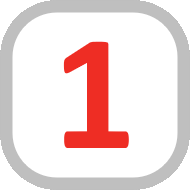
#> input picture MesureAmpouleADecanter_Scanner/MesureAmpouleADecanter_ScannerFibre/Images/1.png, 190 x 190 px; its folder holds only this picture in this run
$ python main_02.py
#> lines starting #> are read from the running program, lines starting #| are printed output that depends on the picture
import cv2
import numpy as np
import matplotlib.pyplot as plt
from scipy.signal import savgol_filter
from scipy.ndimage import gaussian_filter1d
from scipy.interpolate import UnivariateSpline
import os
from pathlib import Path


def lisser_courbe(hauteurs, methode='savitzky_golay', **kwargs):
    """
    Lisse la courbe de décantation.

    Args:
        hauteurs: Array des hauteurs à lisser
        methode: Type de lissage ('savitzky_golay', 'gaussian', 'moyenne_mobile', 'spline')
        **kwargs: Paramètres spécifiques à chaque méthode

    Returns:
        hauteurs_lissees: Array des hauteurs lissées
    """

    if methode == 'savitzky_golay':
        window_length = kwargs.get('window_length', 11)
        polyorder = kwargs.get('polyorder', 3)

        if window_length % 2 == 0:
            window_length += 1
        window_length = min(window_length, len(hauteurs) - 1)
        if window_length % 2 == 0:
            window_length -= 1

        return savgol_filter(hauteurs, window_length, polyorder)

    elif methode == 'gaussian':
        sigma = kwargs.get('sigma', 2)
        return gaussian_filter1d(hauteurs, sigma)

    elif methode == 'moyenne_mobile':
        window_size = kwargs.get('window_size', 5)
        return np.convolve(hauteurs, np.ones(window_size) / window_size, mode='same')

    elif methode == 'spline':
        s = kwargs.get('s', len(hauteurs))
        k = kwargs.get('k', 3)
        x = np.arange(len(hauteurs))
        spline = UnivariateSpline(x, hauteurs, s=s, k=k)
        return spline(x)

    else:
        raise ValueError(f"Méthode '{methode}' non reconnue")


def extraire_courbe_decantation(chemin_image, nb_points=30, seuil_detection=0.7, sens='haut_vers_bas',
                                lisser=True, methode_lissage='savitzky_golay', verbose=False, **kwargs_lissage):
    """
    Extrait la courbe de décantation d'une image temporelle.

    Args:
        chemin_image: Chemin vers l'image
        nb_points: Nombre de points à extraire (défaut: 30)
        seuil_detection: Seuil pour détecter le front (0-1, défaut: 0.7)
        sens: Direction de parcours ('haut_vers_bas' ou 'bas_vers_haut')
        lisser: Appliquer un lissage (défaut: True)
        methode_lissage: Méthode de lissage à utiliser
        verbose: Afficher les informations de debug
        **kwargs_lissage: Paramètres pour la méthode de lissage

    Returns:
        temps: Array des positions temporelles (en pixels)
        hauteurs: Array des hauteurs du front (en pixels)
        hauteurs_lissees: Array des hauteurs lissées (si lisser=True)
    """
    img = cv2.imread(chemin_image, cv2.IMREAD_GRAYSCALE)

    if img is None:
        raise ValueError(f"Impossible de charger l'image: {chemin_image}")

    hauteur, largeur = img.shape
    nb_points = largeur
    img_norm = img.astype(float) / 255.0

    if verbose:
        print(f"Image shape: {img.shape}")
        print(
            f"Valeurs normalisées - Min: {img_norm.min():.3f}, Max: {img_norm.max():.3f}, Mean: {img_norm.mean():.3f}")

    pas = max(1, largeur // nb_points)
    temps = []
    hauteurs = []

    for x in range(0, largeur, pas):
        colonne_norm = img_norm[:, x]

        if sens == 'haut_vers_bas':
            idx_front = None
            for y in range(hauteur):
                if colonne_norm[y] < seuil_detection:
                    idx_front = y
                    break
            if idx_front is None:
                idx_front = hauteur - 1

        elif sens == 'bas_vers_haut':
            idx_front = None
            for y in range(hauteur - 1, -1, -1):
                if colonne_norm[y] < seuil_detection:
                    idx_front = y
                    break
            if idx_front is None:
                idx_front = 0
        else:
            raise ValueError("Le paramètre 'sens' doit être 'haut_vers_bas' ou 'bas_vers_haut'")

        temps.append(x)
        hauteurs.append(idx_front)

    if verbose:
        print(f"Nombre de points extraits: {len(temps)}")
        print(f"Hauteurs - Min: {min(hauteurs)}, Max: {max(hauteurs)}")

    temps = np.array(temps)
    hauteurs = np.array(hauteurs)

    if lisser:
        hauteurs_lissees = lisser_courbe(hauteurs, methode=methode_lissage, **kwargs_lissage)
        return temps, hauteurs, hauteurs_lissees

    return temps, hauteurs, hauteurs


def visualiser_resultat(chemin_image, temps, hauteurs, hauteurs_lissees=None, sauvegarder=False, dossier_sortie=None):
    """Visualise l'image et la courbe extraite."""
    img = cv2.imread(chemin_image)

    fig, (ax1, ax2) = plt.subplots(2, 1, figsize=(10, 10))

    ax1.imshow(cv2.cvtColor(img, cv2.COLOR_BGR2RGB))
    ax1.plot(temps, hauteurs, 'r-', linewidth=1, alpha=0.5, label='Front brut')
    if hauteurs_lissees is not None:
        ax1.plot(temps, hauteurs_lissees, 'g-', linewidth=2, label='Front lissé')
    ax1.set_xlabel('Temps (pixels)')
    ax1.set_ylabel('Hauteur (pixels)')
    ax1.set_title(f'Image avec courbe détectée - {Path(chemin_image).name}')
    ax1.legend()

    ax2.plot(temps, hauteurs, 'b-o', linewidth=1, markersize=3, alpha=0.5, label='Courbe brute')
    if hauteurs_lissees is not None:
        ax2.plot(temps, hauteurs_lissees, 'r-', linewidth=2, label='Courbe lissée')
    ax2.set_xlabel('Temps (pixels)')
    ax2.set_ylabel('Hauteur (pixels)')
    ax2.set_title('Courbe de décantation')
    ax2.grid(True)
    ax2.legend()

    plt.tight_layout()

    if sauvegarder and dossier_sortie:
        nom_fichier = Path(chemin_image).stem
        chemin_sortie = os.path.join(dossier_sortie, f'{nom_fichier}_courbe.png')
        plt.savefig(chemin_sortie, dpi=150, bbox_inches='tight')
        print(f"  Graphique sauvegardé: {chemin_sortie}")

    plt.show()
    plt.close()


def convertir_en_cm(hauteurs_pixels, facteur_conversion):
    """Convertit les hauteurs de pixels en centimètres."""
    return hauteurs_pixels * facteur_conversion


def traiter_dossier(dossier_images, dossier_sortie='resultats',
                    seuil_detection=0.7, sens='haut_vers_bas',
                    lisser=True, methode_lissage='savitzky_golay',
                    facteur_cm_par_pixel=0.1,
                    afficher_graphiques=True,
                    sauvegarder_graphiques=True,
                    extensions=['.jpg', '.jpeg', '.png', '.bmp', '.tiff'],
                    **kwargs_lissage):
    """
    Traite toutes les images d'un dossier.

    Args:
        dossier_images: Chemin du dossier contenant les images
        dossier_sortie: Dossier où sauvegarder les résultats
        seuil_detection: Seuil de détection (0-1)
        sens: Direction de parcours
        lisser: Appliquer un lissage
        methode_lissage: Méthode de lissage
        facteur_cm_par_pixel: Facteur de conversion pixels -> cm
        afficher_graphiques: Afficher les graphiques
        sauvegarder_graphiques: Sauvegarder les graphiques
        extensions: Liste des extensions d'images à traiter
        **kwargs_lissage: Paramètres de lissage

    Returns:
        resultats: Dictionnaire avec les résultats pour chaque image
    """

    # Créer le dossier de sortie
    Path(dossier_sortie).mkdir(parents=True, exist_ok=True)

    # Lister toutes les images
    fichiers_images = []
    for ext in extensions:
        fichiers_images.extend(Path(dossier_images).glob(f'*{ext}'))
        fichiers_images.extend(Path(dossier_images).glob(f'*{ext.upper()}'))

    fichiers_images = sorted(set(fichiers_images))

    if not fichiers_images:
        print(f"Aucune image trouvée dans {dossier_images}")
        return {}

    print(f"\n{'=' * 60}")
    print(f"Traitement de {len(fichiers_images)} image(s) du dossier: {dossier_images}")
    print(f"{'=' * 60}\n")

    resultats = {}

    for i, chemin_image in enumerate(fichiers_images, 1):
        nom_fichier = chemin_image.name
        print(f"[{i}/{len(fichiers_images)}] Traitement: {nom_fichier}")

        try:
            # Extraire la courbe
            temps, hauteurs, hauteurs_lissees = extraire_courbe_decantation(
                str(chemin_image),
                seuil_detection=seuil_detection,
                sens=sens,
                lisser=lisser,
                methode_lissage=methode_lissage,
                verbose=False,
                **kwargs_lissage
            )
#> in extraire_courbe_decantation, `img = cv2.imread(chemin_image, cv2.IMREAD_GRAYSCALE)`:
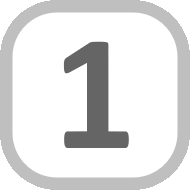
#> img: shape (190, 190); min 101, max 255, mean 226.9
#> after the loop in extraire_courbe_decantation, `for x in range(0, largeur, pas):`: hauteurs = 190 values, max 50 at index 0, min 0 at index 50, mean 7.36; temps = 190 values from 0 to 189
#> in lisser_courbe, `window_length = min(window_length, len(hauteurs) - 1)`: window_length = 15
#> in extraire_courbe_decantation, `hauteurs_lissees = lisser_courbe(hauteurs, methode=methode_lissage, **..`: hauteurs_lissees = 190 values, max 49.04 at index 189, min -0.0824 at index 55, mean 7.35
#> temps = 190 values from 0 to 189

            # Conversion en cm
            hauteurs_cm = convertir_en_cm(hauteurs_lissees, facteur_cm_par_pixel)
#> hauteurs_cm = 190 values, max 12.26 at index 189, min -0.0206 at index 55, mean 1.84

            # Sauvegarder les données CSV
            nom_base = chemin_image.stem
            chemin_csv = os.path.join(dossier_sortie, f'{nom_base}_courbe.csv')
            np.savetxt(chemin_csv,
                       np.column_stack([temps, hauteurs, hauteurs_lissees, hauteurs_cm]),
                       delimiter=',',
                       header='Temps(px),Hauteur_brute(px),Hauteur_lissee(px),Hauteur(cm)',
                       comments='')
            print(f"  CSV sauvegardé: {chemin_csv}")

            # Visualiser
            if afficher_graphiques or sauvegarder_graphiques:
                visualiser_resultat(
                    str(chemin_image),
                    temps,
                    hauteurs,
                    hauteurs_lissees,
                    sauvegarder=sauvegarder_graphiques,
                    dossier_sortie=dossier_sortie
                )
#> in visualiser_resultat, img is the input picture: shape (190, 190, 3); mean B, G, R 220.8, 221.7, 239.6
#> in visualiser_resultat, `plt.savefig(chemin_sortie, dpi=150, bbox_inches='tight')`:
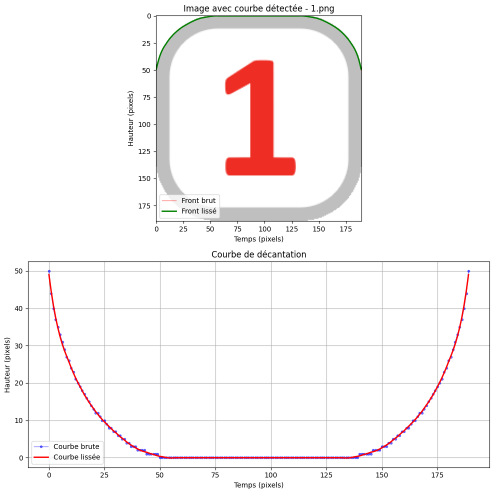
#> figure drawn by matplotlib, 2 panels; panel 2: curve peaks at x = 0, y = 50; panel 2: curve peaks at x = 189, y = 49.04
                if not afficher_graphiques:
                    plt.close('all')

            # Stocker les résultats
            resultats[nom_fichier] = {
                'temps': temps,
                'hauteurs': hauteurs,
                'hauteurs_lissees': hauteurs_lissees,
                'hauteurs_cm': hauteurs_cm,
                'chemin_csv': chemin_csv
            }

            print(f"  ✓ Traitement réussi\n")

        except Exception as e:
            print(f"  ✗ Erreur: {e}\n")
            resultats[nom_fichier] = {'erreur': str(e)}

    print(f"\n{'=' * 60}")
    print(
        f"Traitement terminé: {len([r for r in resultats.values() if 'erreur' not in r])}/{len(fichiers_images)} réussi(s)")
#| Traitement terminé: 1/1 réussi(s)
    print(f"Résultats sauvegardés dans: {dossier_sortie}")
    print(f"{'=' * 60}\n")

    return resultats


facteur_cm_par_pixel = 0.1

# Exemple d'utilisation
if __name__ == "__main__":

    # Traiter tout un dossier
    resultats = traiter_dossier(
        dossier_images='images',  # Dossier contenant vos images
        dossier_sortie='resultats',  # Dossier de sortie
        seuil_detection=0.9,
        sens='haut_vers_bas',
        lisser=True,
        methode_lissage='savitzky_golay',
        window_length=15,
        polyorder=3,
        facteur_cm_par_pixel=0.25,
        afficher_graphiques=False,  # True pour afficher, False pour traiter en batch
        sauvegarder_graphiques=True  # Sauvegarder les graphiques
    )
#> resultats = 1 item

    # Accéder aux résultats
    for nom_image, donnees in resultats.items():
        if 'erreur' not in donnees:
            print(f"{nom_image}: {len(donnees['temps'])} points extraits")
#> this loop made 1 pass
#> nom_image on pass 1: '1.png'
#| 1.png: 190 points extraits
